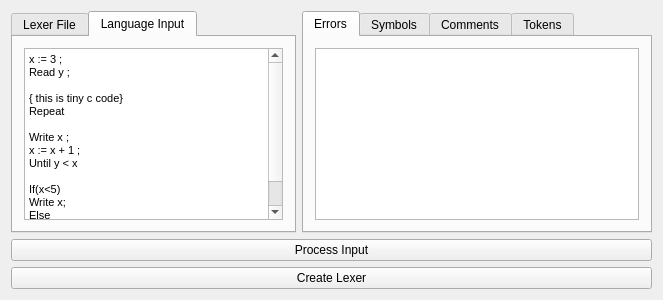
<?xml version="1.0" encoding="UTF-8"?>
<ui version="4.0">
 <class>MainWindow</class>
 <widget class="QMainWindow" name="MainWindow">
  <property name="geometry">
   <rect>
    <x>0</x>
    <y>0</y>
    <width>663</width>
    <height>300</height>
   </rect>
  </property>
  <property name="windowTitle">
   <string>Compiler Tool</string>
  </property>
  <widget class="QWidget" name="centralWidget">
   <layout class="QGridLayout" name="gridLayout_2">
    <item row="0" column="0">
     <layout class="QGridLayout" name="gridLayout">
      <item row="0" column="1">
       <widget class="QTabWidget" name="SymbolTab">
        <property name="sizePolicy">
         <sizepolicy hsizetype="Fixed" vsizetype="Expanding">
          <horstretch>0</horstretch>
          <verstretch>0</verstretch>
         </sizepolicy>
        </property>
        <property name="minimumSize">
         <size>
          <width>350</width>
          <height>0</height>
         </size>
        </property>
        <property name="currentIndex">
         <number>0</number>
        </property>
        <widget class="QWidget" name="tab">
         <attribute name="title">
          <string>Errors</string>
         </attribute>
         <layout class="QGridLayout" name="gridLayout_3">
          <item row="0" column="0">
           <widget class="QListWidget" name="ErrorList"/>
          </item>
         </layout>
        </widget>
        <widget class="QWidget" name="tab_2">
         <attribute name="title">
          <string>Symbols</string>
         </attribute>
         <layout class="QHBoxLayout" name="horizontalLayout">
          <item>
           <widget class="QListWidget" name="SymbolList"/>
          </item>
         </layout>
        </widget>
        <widget class="QWidget" name="tab_3">
         <attribute name="title">
          <string>Comments</string>
         </attribute>
         <layout class="QHBoxLayout" name="horizontalLayout_2">
          <item>
           <widget class="QListWidget" name="CommentList"/>
          </item>
         </layout>
        </widget>
        <widget class="QWidget" name="tab_4">
         <attribute name="title">
          <string>Tokens</string>
         </attribute>
         <layout class="QHBoxLayout" name="horizontalLayout_3">
          <item>
           <widget class="QTableWidget" name="TokenList">
            <property name="enabled">
             <bool>true</bool>
            </property>
            <property name="gridStyle">
             <enum>Qt::SolidLine</enum>
            </property>
            <column>
             <property name="text">
              <string>Lexemes</string>
             </property>
            </column>
            <column>
             <property name="text">
              <string>Tags</string>
             </property>
            </column>
           </widget>
          </item>
         </layout>
        </widget>
       </widget>
      </item>
      <item row="0" column="0">
       <widget class="QTabWidget" name="tabWidget">
        <property name="currentIndex">
         <number>1</number>
        </property>
        <widget class="QWidget" name="tab_5">
         <attribute name="title">
          <string>Lexer File</string>
         </attribute>
         <layout class="QHBoxLayout" name="horizontalLayout_4">
          <item>
           <widget class="QTextEdit" name="LexIn">
            <property name="html">
             <string>&lt;!DOCTYPE HTML PUBLIC &quot;-//W3C//DTD HTML 4.0//EN&quot; &quot;http://www.w3.org/TR/REC-html40/strict.dtd&quot;&gt;
&lt;html&gt;&lt;head&gt;&lt;meta name=&quot;qrichtext&quot; content=&quot;1&quot; /&gt;&lt;style type=&quot;text/css&quot;&gt;
p, li { white-space: pre-wrap; }
&lt;/style&gt;&lt;/head&gt;&lt;body style=&quot; font-family:'MS Shell Dlg 2'; font-size:8.25pt; font-weight:400; font-style:normal;&quot;&gt;
&lt;p style=&quot; margin-top:0px; margin-bottom:0px; margin-left:0px; margin-right:0px; -qt-block-indent:0; text-indent:0px;&quot;&gt;@Tokens&lt;/p&gt;
&lt;p style=&quot; margin-top:0px; margin-bottom:0px; margin-left:0px; margin-right:0px; -qt-block-indent:0; text-indent:0px;&quot;&gt;&amp;quot;;&amp;quot; = SEMICOLON&lt;/p&gt;
&lt;p style=&quot; margin-top:0px; margin-bottom:0px; margin-left:0px; margin-right:0px; -qt-block-indent:0; text-indent:0px;&quot;&gt;&amp;quot;:=&amp;quot; = ASSIGNMENT_OP&lt;/p&gt;
&lt;p style=&quot; margin-top:0px; margin-bottom:0px; margin-left:0px; margin-right:0px; -qt-block-indent:0; text-indent:0px;&quot;&gt;&amp;quot;&amp;lt;&amp;quot; = LESS_THAN&lt;/p&gt;
&lt;p style=&quot; margin-top:0px; margin-bottom:0px; margin-left:0px; margin-right:0px; -qt-block-indent:0; text-indent:0px;&quot;&gt;&amp;quot;=&amp;quot; = EQUAL&lt;/p&gt;
&lt;p style=&quot; margin-top:0px; margin-bottom:0px; margin-left:0px; margin-right:0px; -qt-block-indent:0; text-indent:0px;&quot;&gt;&amp;quot;'*'&amp;quot; = MULTIPLY_OP&lt;/p&gt;
&lt;p style=&quot; margin-top:0px; margin-bottom:0px; margin-left:0px; margin-right:0px; -qt-block-indent:0; text-indent:0px;&quot;&gt;&amp;quot;'-'&amp;quot; = MINUS_OP&lt;/p&gt;
&lt;p style=&quot; margin-top:0px; margin-bottom:0px; margin-left:0px; margin-right:0px; -qt-block-indent:0; text-indent:0px;&quot;&gt;&amp;quot;'+'&amp;quot; = ADD_OP&lt;/p&gt;
&lt;p style=&quot; margin-top:0px; margin-bottom:0px; margin-left:0px; margin-right:0px; -qt-block-indent:0; text-indent:0px;&quot;&gt;&amp;quot;{&amp;quot; = COMMENT&lt;/p&gt;
&lt;p style=&quot; margin-top:0px; margin-bottom:0px; margin-left:0px; margin-right:0px; -qt-block-indent:0; text-indent:0px;&quot;&gt;&amp;quot;'('&amp;quot; = OPEN_PAREN&lt;/p&gt;
&lt;p style=&quot; margin-top:0px; margin-bottom:0px; margin-left:0px; margin-right:0px; -qt-block-indent:0; text-indent:0px;&quot;&gt;&amp;quot;')'&amp;quot; = CLOSE_PAREN&lt;/p&gt;
&lt;p style=&quot; margin-top:0px; margin-bottom:0px; margin-left:0px; margin-right:0px; -qt-block-indent:0; text-indent:0px;&quot;&gt;&amp;quot;If&amp;quot; = IF&lt;/p&gt;
&lt;p style=&quot; margin-top:0px; margin-bottom:0px; margin-left:0px; margin-right:0px; -qt-block-indent:0; text-indent:0px;&quot;&gt;&amp;quot;Then&amp;quot; = THEN&lt;/p&gt;
&lt;p style=&quot; margin-top:0px; margin-bottom:0px; margin-left:0px; margin-right:0px; -qt-block-indent:0; text-indent:0px;&quot;&gt;&amp;quot;Else&amp;quot; = ELSE&lt;/p&gt;
&lt;p style=&quot; margin-top:0px; margin-bottom:0px; margin-left:0px; margin-right:0px; -qt-block-indent:0; text-indent:0px;&quot;&gt;&amp;quot;End&amp;quot; = END&lt;/p&gt;
&lt;p style=&quot; margin-top:0px; margin-bottom:0px; margin-left:0px; margin-right:0px; -qt-block-indent:0; text-indent:0px;&quot;&gt;&amp;quot;Repeat&amp;quot; = REPEAT&lt;/p&gt;
&lt;p style=&quot; margin-top:0px; margin-bottom:0px; margin-left:0px; margin-right:0px; -qt-block-indent:0; text-indent:0px;&quot;&gt;&amp;quot;Until&amp;quot; = UNTIL&lt;/p&gt;
&lt;p style=&quot; margin-top:0px; margin-bottom:0px; margin-left:0px; margin-right:0px; -qt-block-indent:0; text-indent:0px;&quot;&gt;&amp;quot;Read&amp;quot; = READ&lt;/p&gt;
&lt;p style=&quot; margin-top:0px; margin-bottom:0px; margin-left:0px; margin-right:0px; -qt-block-indent:0; text-indent:0px;&quot;&gt;&amp;quot;Write&amp;quot; = WRITE&lt;/p&gt;
&lt;p style=&quot; margin-top:0px; margin-bottom:0px; margin-left:0px; margin-right:0px; -qt-block-indent:0; text-indent:0px;&quot;&gt;&amp;quot;(a-z|A-Z)(a-z|A-Z|0-9)*&amp;quot; = ID&lt;/p&gt;
&lt;p style=&quot; margin-top:0px; margin-bottom:0px; margin-left:0px; margin-right:0px; -qt-block-indent:0; text-indent:0px;&quot;&gt;&amp;quot;(0-9)+&amp;quot; = NUMBER&lt;/p&gt;
&lt;p style=&quot;-qt-paragraph-type:empty; margin-top:0px; margin-bottom:0px; margin-left:0px; margin-right:0px; -qt-block-indent:0; text-indent:0px;&quot;&gt;&lt;br /&gt;&lt;/p&gt;&lt;/body&gt;&lt;/html&gt;</string>
            </property>
           </widget>
          </item>
         </layout>
        </widget>
        <widget class="QWidget" name="tab_6">
         <attribute name="title">
          <string>Language Input</string>
         </attribute>
         <layout class="QHBoxLayout" name="horizontalLayout_5">
          <item>
           <widget class="QTextEdit" name="LangIn">
            <property name="html">
             <string>&lt;!DOCTYPE HTML PUBLIC &quot;-//W3C//DTD HTML 4.0//EN&quot; &quot;http://www.w3.org/TR/REC-html40/strict.dtd&quot;&gt;
&lt;html&gt;&lt;head&gt;&lt;meta name=&quot;qrichtext&quot; content=&quot;1&quot; /&gt;&lt;style type=&quot;text/css&quot;&gt;
p, li { white-space: pre-wrap; }
&lt;/style&gt;&lt;/head&gt;&lt;body style=&quot; font-family:'MS Shell Dlg 2'; font-size:8.25pt; font-weight:400; font-style:normal;&quot;&gt;
&lt;p style=&quot; margin-top:0px; margin-bottom:0px; margin-left:0px; margin-right:0px; -qt-block-indent:0; text-indent:0px;&quot;&gt;&lt;a name=&quot;code&quot;&gt;&lt;/a&gt;&lt;span style=&quot; font-family:'Courier New,courier'; font-size:8pt; color:#000000;&quot;&gt;x&lt;/span&gt;&lt;span style=&quot; font-family:'Courier New,courier'; font-size:8pt; color:#000000;&quot;&gt; := 3 ;&lt;/span&gt;&lt;/p&gt;
&lt;p style=&quot; margin-top:0px; margin-bottom:0px; margin-left:0px; margin-right:0px; -qt-block-indent:0; text-indent:0px;&quot;&gt;&lt;span style=&quot; font-family:'Courier New,courier'; font-size:8pt; color:#000000;&quot;&gt;Read y ;&lt;/span&gt;&lt;/p&gt;
&lt;p style=&quot;-qt-paragraph-type:empty; margin-top:0px; margin-bottom:0px; margin-left:0px; margin-right:0px; -qt-block-indent:0; text-indent:0px; font-family:'Courier New,courier'; font-size:8pt; color:#000000;&quot;&gt;&lt;br /&gt;&lt;/p&gt;
&lt;p style=&quot; margin-top:0px; margin-bottom:0px; margin-left:0px; margin-right:0px; -qt-block-indent:0; text-indent:0px;&quot;&gt;&lt;span style=&quot; font-family:'Courier New,courier'; font-size:8pt; color:#000000;&quot;&gt;{ this is tiny c code}&lt;/span&gt;&lt;/p&gt;
&lt;p style=&quot; margin-top:0px; margin-bottom:0px; margin-left:0px; margin-right:0px; -qt-block-indent:0; text-indent:0px;&quot;&gt;&lt;span style=&quot; font-family:'Courier New,courier'; font-size:8pt; color:#000000;&quot;&gt;Repeat &lt;/span&gt;&lt;/p&gt;
&lt;p style=&quot;-qt-paragraph-type:empty; margin-top:0px; margin-bottom:0px; margin-left:0px; margin-right:0px; -qt-block-indent:0; text-indent:0px; font-family:'Courier New,courier'; font-size:8pt; color:#000000;&quot;&gt;&lt;br /&gt;&lt;/p&gt;
&lt;p style=&quot; margin-top:0px; margin-bottom:0px; margin-left:0px; margin-right:0px; -qt-block-indent:0; text-indent:0px;&quot;&gt;&lt;span style=&quot; font-family:'Courier New,courier'; font-size:8pt; color:#000000;&quot;&gt;Write x ;&lt;/span&gt;&lt;/p&gt;
&lt;p style=&quot; margin-top:0px; margin-bottom:0px; margin-left:0px; margin-right:0px; -qt-block-indent:0; text-indent:0px;&quot;&gt;&lt;span style=&quot; font-family:'Courier New,courier'; font-size:8pt; color:#000000;&quot;&gt;x := x + 1 ;&lt;/span&gt;&lt;/p&gt;
&lt;p style=&quot; margin-top:0px; margin-bottom:0px; margin-left:0px; margin-right:0px; -qt-block-indent:0; text-indent:0px;&quot;&gt;&lt;span style=&quot; font-family:'Courier New,courier'; font-size:8pt; color:#000000;&quot;&gt;Until y &amp;lt; x&lt;/span&gt;&lt;/p&gt;
&lt;p style=&quot;-qt-paragraph-type:empty; margin-top:0px; margin-bottom:0px; margin-left:0px; margin-right:0px; -qt-block-indent:0; text-indent:0px; font-family:'Courier New,courier'; font-size:8pt; color:#000000;&quot;&gt;&lt;br /&gt;&lt;/p&gt;
&lt;p style=&quot; margin-top:0px; margin-bottom:0px; margin-left:0px; margin-right:0px; -qt-block-indent:0; text-indent:0px;&quot;&gt;&lt;span style=&quot; font-family:'Courier New,courier'; font-size:8pt; color:#000000;&quot;&gt;If(x&amp;lt;5)&lt;/span&gt;&lt;/p&gt;
&lt;p style=&quot; margin-top:0px; margin-bottom:0px; margin-left:0px; margin-right:0px; -qt-block-indent:0; text-indent:0px;&quot;&gt;&lt;span style=&quot; font-family:'Courier New,courier'; font-size:8pt; color:#000000;&quot;&gt;Write x;&lt;/span&gt;&lt;/p&gt;
&lt;p style=&quot; margin-top:0px; margin-bottom:0px; margin-left:0px; margin-right:0px; -qt-block-indent:0; text-indent:0px;&quot;&gt;&lt;span style=&quot; font-family:'Courier New,courier'; font-size:8pt; color:#000000;&quot;&gt;Else&lt;/span&gt;&lt;/p&gt;
&lt;p style=&quot; margin-top:0px; margin-bottom:0px; margin-left:0px; margin-right:0px; -qt-block-indent:0; text-indent:0px;&quot;&gt;&lt;span style=&quot; font-family:'Courier New,courier'; font-size:8pt; color:#000000;&quot;&gt;Write y;&lt;/span&gt;&lt;/p&gt;
&lt;p style=&quot;-qt-paragraph-type:empty; margin-top:0px; margin-bottom:0px; margin-left:0px; margin-right:0px; -qt-block-indent:0; text-indent:0px; font-family:'Courier New,courier'; font-size:8pt; color:#000000;&quot;&gt;&lt;br /&gt;&lt;/p&gt;&lt;/body&gt;&lt;/html&gt;</string>
            </property>
           </widget>
          </item>
         </layout>
        </widget>
       </widget>
      </item>
     </layout>
    </item>
    <item row="2" column="0">
     <widget class="QPushButton" name="pushButton">
      <property name="text">
       <string>Create Lexer</string>
      </property>
     </widget>
    </item>
    <item row="1" column="0">
     <widget class="QPushButton" name="pushButton_2">
      <property name="text">
       <string>Process Input</string>
      </property>
     </widget>
    </item>
   </layout>
  </widget>
  <widget class="QMenuBar" name="menuBar">
   <property name="geometry">
    <rect>
     <x>0</x>
     <y>0</y>
     <width>663</width>
     <height>21</height>
    </rect>
   </property>
  </widget>
 </widget>
 <layoutdefault spacing="6" margin="11"/>
 <resources/>
 <connections/>
</ui>
